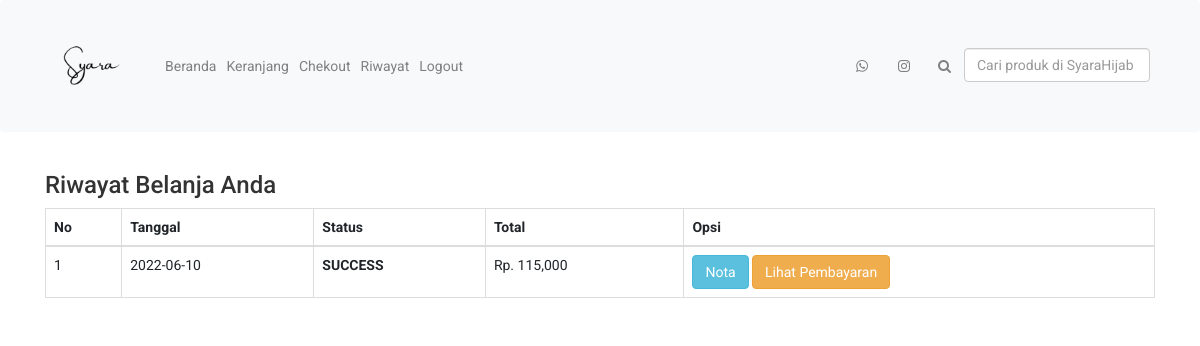
The page /riwayat.php (signed in) on the database its author committed.
### tables this page shows
CREATE TABLE `pembelian` (
  `id_pembelian` int(11) NOT NULL,
  `id_pelanggan` int(11) NOT NULL,
  `id_ongkir` int(5) NOT NULL,
  `tanggal_pembelian` date NOT NULL,
  `total_pembelian` int(11) NOT NULL,
  `nama_kota` varchar(30) NOT NULL,
  `tarif` int(5) NOT NULL,
  `alamat_pengiriman` varchar(50) NOT NULL,
  `status_pembelian` varchar(20) NOT NULL DEFAULT 'PENDING',
  `resi_pengiriman` varchar(20) NOT NULL
);

### riwayat.php (the view, shortened to what this page needs)
<?php
include 'koneksi.php';
include 'Navbar/navbar.php';
?>
<!DOCTYPE html>
<html>
<head>
</head>
<body>
<section class="riwayat">
    <div class="container">
        <h3> Riwayat Belanja Anda </h3>
        <table class="table table-bordered">
            <thead>
                <tr>
                    <th>No</th>
                    <th>Tanggal</th>
                    <th>Status</th>
                    <th>Total</th>
                    <th>Opsi</th>
                </tr>
            </thead>
            <tbody>
                <?php
                $no = 1;
                $id_pelanggan = $_SESSION["pelanggan"]['id_pelanggan'];
                $ambil = $koneksi->query("SELECT * FROM pembelian WHERE id_pelanggan='$id_pelanggan'");
                while($pecah = $ambil->fetch_assoc()){?>
                    <tr>
                        <td><?php echo $no;?></td>
                        <td><?php echo $pecah["tanggal_pembelian"];?></td>
                        <td><span style="font-weight:bold;"><?php echo $pecah['status_pembelian'];?></span></td>
                        <td>Rp. <?php echo number_format( $pecah["total_pembelian"]);?></td>
                        <td>
                            <a href="nota.php?id=<?php echo $pecah['id_pembelian'];?> " class="btn btn-info">Nota</a>
                            <?php if ($pecah['status_pembelian']=="PENDING"):?>
                                <a href="pembayaran.php?id=<?php echo $pecah['id_pembelian'];?>" class="btn btn-success">Pembayaran</a>
                            <?php else :?>
                                <a href="lihat_pembayaran.php?id=<?php echo $pecah['id_pembelian'];?>" class="btn btn-warning">Lihat Pembayaran</a>
                            <?php endif ?>
                        </td>
                    </tr>
                    <?php $no++;?>
                <?php } ?>
            </tbody>
        </table>
    </div>
</section>
</body>
</html>

### assets/css/main.css (style rules this page uses)
body { font-family: 'Roboto', sans-serif; position: relative; font-weight: 400px; }
a { -webkit-transition: 300ms; transition: 300ms; }
h1, h2, h3, h4, h5, h6 { font-family: 'Roboto', sans-serif; }

### rows shown on the page
pembelian: tanggal_pembelian "2022-06-10", status_pembelian "SUCCESS", total_pembelian "115,000"
